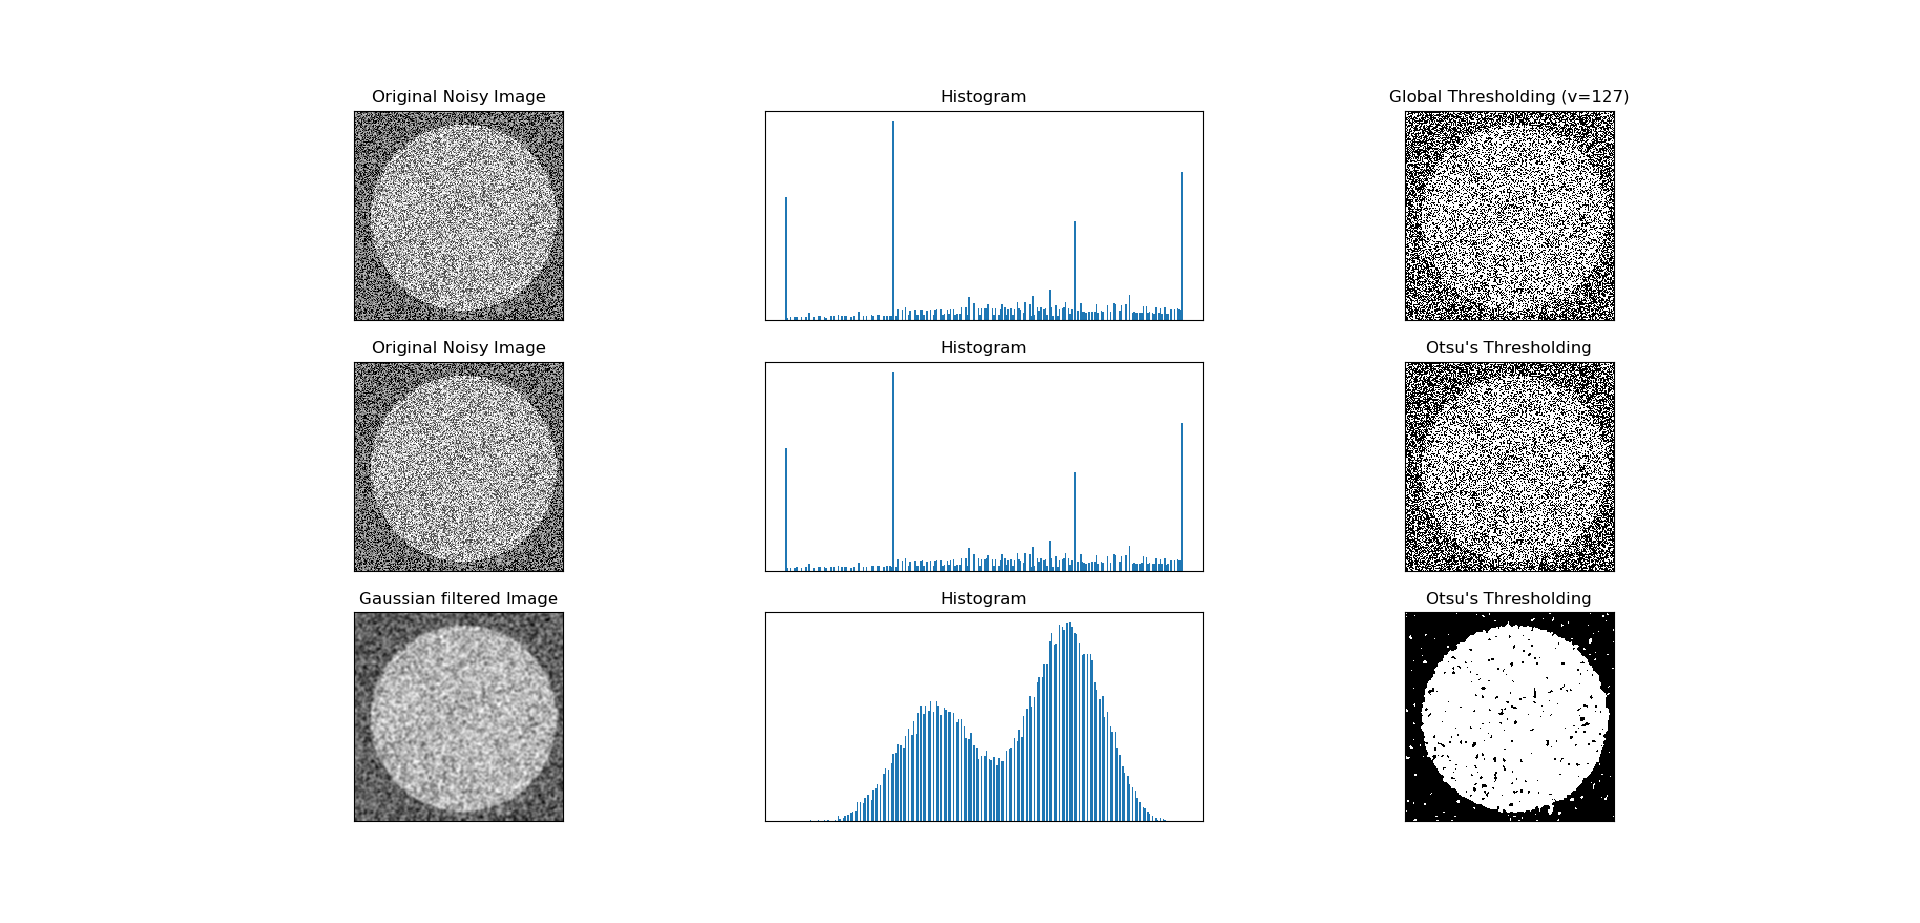

Generate this figure with Python:
# import cv2 as cv
# import numpy as np
# from matplotlib import pyplot as plt
# img = cv.imread('../WatchMe/Images/poor_3.bmp',0)
# # global thresholding
# ret1,th1 = cv.threshold(img,127,255,cv.THRESH_BINARY)
# # Otsu's thresholding
# ret2,th2 = cv.threshold(img,0,255,cv.THRESH_BINARY+cv.THRESH_OTSU)
# # Otsu's thresholding after Gaussian filtering
# blur = cv.GaussianBlur(img,(5,5),0)
# ret3,th3 = cv.threshold(blur,0,255,cv.THRESH_BINARY+cv.THRESH_OTSU)
# # plot all the images and their histograms
# images = [img, 0, th1,
          # img, 0, th2,
          # blur, 0, th3]
# titles = ['Original Noisy Image','Histogram','Global Thresholding (v=127)',
          # 'Original Noisy Image','Histogram',"Otsu's Thresholding",
          # 'Gaussian filtered Image','Histogram',"Otsu's Thresholding"]
# for i in range(3):
    # plt.subplot(3,3,i*3+1),plt.imshow(images[i*3],'gray')
    # plt.title(titles[i*3]), plt.xticks([]), plt.yticks([])
    # plt.subplot(3,3,i*3+2),plt.hist(images[i*3].ravel(),256)
    # plt.title(titles[i*3+1]), plt.xticks([]), plt.yticks([])
    # plt.subplot(3,3,i*3+3),plt.imshow(images[i*3+2],'gray')
    # plt.title(titles[i*3+2]), plt.xticks([]), plt.yticks([])
# plt.show()




# import cv2 as cv
# import numpy as np
# from matplotlib import pyplot as plt
# img = cv.imread('../WatchMe/Images/poor_3.bmp',0)
# img = cv.medianBlur(img,5)
# ret,th1 = cv.threshold(img,127,255,cv.THRESH_BINARY)
# th2 = cv.adaptiveThreshold(img,255,cv.ADAPTIVE_THRESH_MEAN_C,\
            # cv.THRESH_BINARY,11,2)
# th3 = cv.adaptiveThreshold(img,255,cv.ADAPTIVE_THRESH_GAUSSIAN_C,\
            # cv.THRESH_BINARY,11,2)
# titles = ['Original Image', 'Global Thresholding (v = 127)',
            # 'Adaptive Mean Thresholding', 'Adaptive Gaussian Thresholding']
# images = [img, th1, th2, th3]
# for i in range(4):
    # plt.subplot(2,2,i+1),plt.imshow(images[i],'gray')
    # plt.title(titles[i])
    # plt.xticks([]),plt.yticks([])
# plt.show()


import cv2
import numpy as np
from matplotlib import pyplot as plt

img = cv2.imread('../WatchMe/Images/poor_3.bmp',0)

# global thresholding
ret1,th1 = cv2.threshold(img,127,255,cv2.THRESH_BINARY)

# Otsu's thresholding
ret2,th2 = cv2.threshold(img,0,255,cv2.THRESH_BINARY+cv2.THRESH_OTSU)

# Otsu's thresholding after Gaussian filtering
blur = cv2.GaussianBlur(img,(5,5),0)
ret3,th3 = cv2.threshold(blur,0,255,cv2.THRESH_BINARY+cv2.THRESH_OTSU)

# plot all the images and their histograms
images = [img, 0, th1,
          img, 0, th2,
          blur, 0, th3]
titles = ['Original Noisy Image','Histogram','Global Thresholding (v=127)',
          'Original Noisy Image','Histogram',"Otsu's Thresholding",
          'Gaussian filtered Image','Histogram',"Otsu's Thresholding"]

for i in range(3):
    plt.subplot(3,3,i*3+1),plt.imshow(images[i*3],'gray')
    plt.title(titles[i*3]), plt.xticks([]), plt.yticks([])
    plt.subplot(3,3,i*3+2),plt.hist(images[i*3].ravel(),256)
    plt.title(titles[i*3+1]), plt.xticks([]), plt.yticks([])
    plt.subplot(3,3,i*3+3),plt.imshow(images[i*3+2],'gray')
    plt.title(titles[i*3+2]), plt.xticks([]), plt.yticks([])
plt.show()
